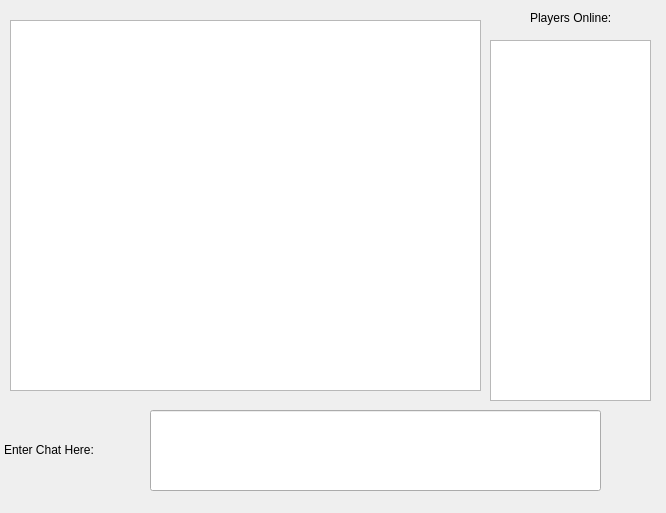
<?xml version="1.0" encoding="UTF-8"?>
<ui version="4.0">
 <class>chatwindow</class>
 <widget class="QDialog" name="chatwindow">
  <property name="geometry">
   <rect>
    <x>0</x>
    <y>0</y>
    <width>666</width>
    <height>513</height>
   </rect>
  </property>
  <property name="windowTitle">
   <string>Dialog</string>
  </property>
  <widget class="QLineEdit" name="lineEdit">
   <property name="geometry">
    <rect>
     <x>150</x>
     <y>410</y>
     <width>451</width>
     <height>81</height>
    </rect>
   </property>
  </widget>
  <widget class="QListView" name="listView_2">
   <property name="geometry">
    <rect>
     <x>490</x>
     <y>40</y>
     <width>161</width>
     <height>361</height>
    </rect>
   </property>
  </widget>
  <widget class="QTextBrowser" name="textBrowser">
   <property name="geometry">
    <rect>
     <x>10</x>
     <y>20</y>
     <width>471</width>
     <height>371</height>
    </rect>
   </property>
  </widget>
  <widget class="QLabel" name="label">
   <property name="geometry">
    <rect>
     <x>4</x>
     <y>440</y>
     <width>101</width>
     <height>20</height>
    </rect>
   </property>
   <property name="text">
    <string>Enter Chat Here:</string>
   </property>
  </widget>
  <widget class="QLabel" name="label_2">
   <property name="geometry">
    <rect>
     <x>530</x>
     <y>10</y>
     <width>91</width>
     <height>16</height>
    </rect>
   </property>
   <property name="text">
    <string>Players Online:</string>
   </property>
  </widget>
 </widget>
 <resources/>
 <connections>
  <connection>
   <sender>lineEdit</sender>
   <signal>editingFinished()</signal>
   <receiver>textBrowser</receiver>
   <slot>paste()</slot>
   <hints>
    <hint type="sourcelabel">
     <x>286</x>
     <y>434</y>
    </hint>
    <hint type="destinationlabel">
     <x>288</x>
     <y>297</y>
    </hint>
   </hints>
  </connection>
 </connections>
</ui>
